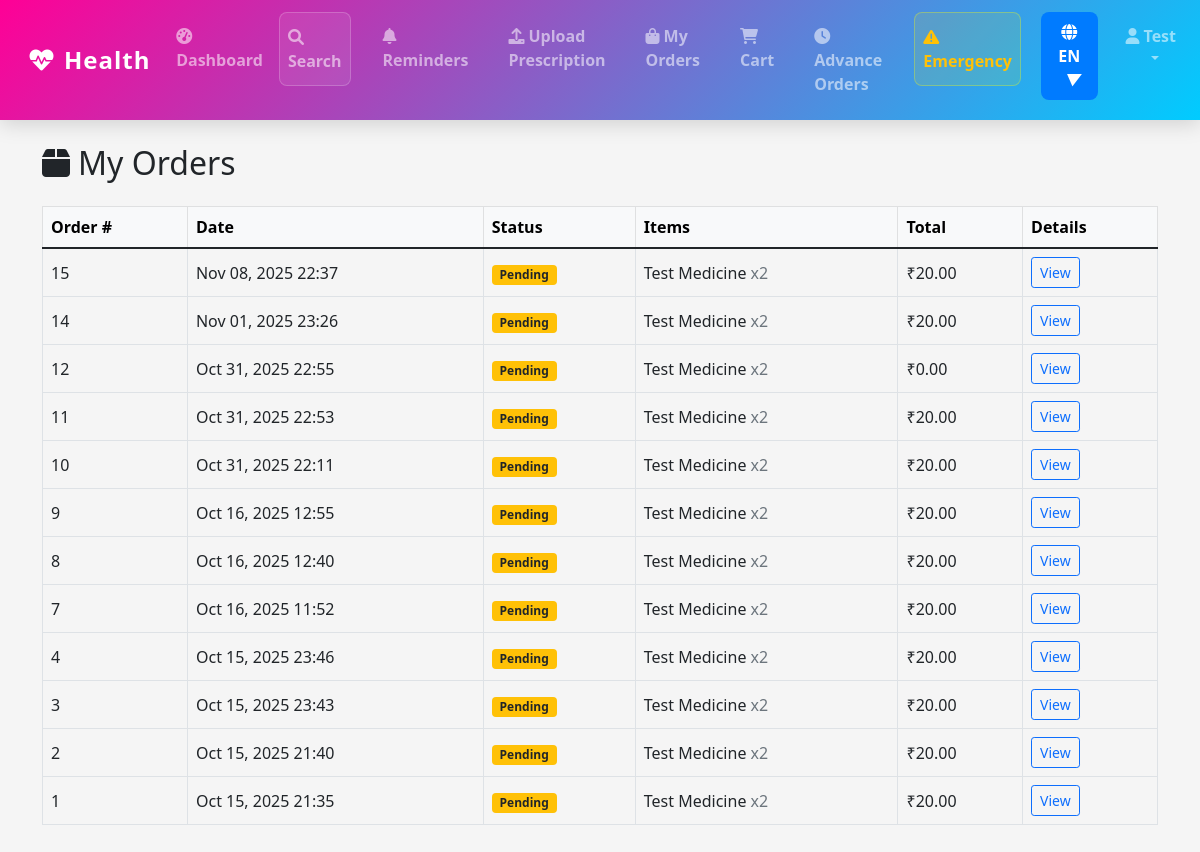
/en/orders/my-orders/ (signed in), run on the app's committed database.
### users/models.py (models this page shows, shortened)
class User(AbstractUser):
    LANGUAGE_CHOICES = [
        ('en', 'English'),
        ('hi', 'Hindi'),
        ('mr', 'Marathi'),
    ]
    phone_number = models.CharField(max_length=15, unique=True)
    preferred_language = models.CharField(max_length=2, choices=LANGUAGE_CHOICES, default='en')
    profile_picture = models.ImageField(upload_to='profile_pictures/', null=True, blank=True)
    is_pharmacist = models.BooleanField(default=False)
    pharmacy = models.ForeignKey('pharmacy.Pharmacy', on_delete=models.SET_NULL, null=True, blank=True, related_name='pharmacists')
    created_at = models.DateTimeField(auto_now_add=True)
    updated_at = models.DateTimeField(auto_now=True)

### orders/models.py (models this page shows, shortened)
class Order(models.Model):
    STATUS_CHOICES = [
        ('pending', _('Pending')),
        ('confirmed', _('Confirmed')),
        ('preparing', _('Preparing')),
        ('ready', _('Ready for Pickup')),
        ('out_for_delivery', _('Out for Delivery')),
        ('delivered', _('Delivered')),
        ('completed', _('Completed')),
        ('cancelled', _('Cancelled')),
    ]
    PAYMENT_METHODS = [
        ('cod', _('Cash on Delivery')),
        ('online', _('Online Payment')),
        ('card', _('Card Payment')),
    ]
    PAYMENT_STATUS_CHOICES = [
        ('pending', _('Pending')),
        ('paid', _('Paid')),
        ('failed', _('Failed')),
        ('refunded', _('Refunded')),
    ]
    DELIVERY_METHODS = [
        ('pickup', _('Store Pickup')),
        ('home_delivery', _('Home Delivery')),
    ]
    user = models.ForeignKey(User, on_delete=models.CASCADE)
    pharmacy = models.ForeignKey(Pharmacy, on_delete=models.CASCADE)
    prescription = models.ForeignKey(Prescription, on_delete=models.SET_NULL, null=True, blank=True)
    status = models.CharField(max_length=20, choices=STATUS_CHOICES, default='pending')
    payment_method = models.CharField(max_length=20, choices=PAYMENT_METHODS, default='cod')
    payment_status = models.CharField(max_length=20, choices=PAYMENT_STATUS_CHOICES, default='pending')
    delivery_method = models.CharField(max_length=20, choices=DELIVERY_METHODS, default='pickup')
    delivery_address = models.TextField(blank=True)
    delivery_email = models.EmailField(blank=True, help_text="Email for delivery notifications (optional)")
    delivery_charges = models.DecimalField(max_digits=10, decimal_places=2, default=0)
    subtotal = models.DecimalField(max_digits=10, decimal_places=2, default=0)
    total_amount = models.DecimalField(max_digits=10, decimal_places=2, default=0)
    notes = models.TextField(blank=True)
    is_advance_order = models.BooleanField(default=False, help_text="Whether this is an advance order")
    advance_order_type = models.CharField(max_length=20, choices=[('prescription', 'Prescription Order'), ('restock', 'Inventory Restock')], blank=True, null=True)
    verification_code = models.CharField(max_length=6, blank=True, null=True, help_text="Verification code for pharmacist")
    is_verified = models.BooleanField(default=False, help_text="Whether the order has been verified by pharmacist")
    created_at = models.DateTimeField(auto_now_add=True)
    updated_at = models.DateTimeField(auto_now=True)

class OrderItem(models.Model):
    order = models.ForeignKey(Order, on_delete=models.CASCADE, related_name='items')
    medicine = models.ForeignKey(Medicine, on_delete=models.CASCADE)
    quantity = models.IntegerField(default=1)
    price = models.DecimalField(max_digits=10, decimal_places=2)
    prescription_medicine = models.ForeignKey(PrescriptionMedicine, on_delete=models.SET_NULL, null=True, blank=True)

### medicines/models.py (models this page shows, shortened)
class Medicine(models.Model):
    MEDICINE_TYPES = [
        ('tablet', 'Tablet'),
        ('capsule', 'Capsule'),
        ('syrup', 'Syrup'),
        ('injection', 'Injection'),
        ('cream', 'Cream'),
        ('drops', 'Drops'),
    ]
    STOCK_STATUS = [
        ('in_stock', '🟢 In Stock'),
        ('out_of_stock', '🔴 Out of Stock'),
        ('expiring_soon', '⚠️ Expiring Soon'),
    ]
    pharmacy = models.ForeignKey(Pharmacy, on_delete=models.CASCADE)
    name = models.CharField(max_length=200)
    generic_name = models.CharField(max_length=200)
    brand = models.CharField(max_length=100)
    medicine_type = models.CharField(max_length=20, choices=MEDICINE_TYPES)
    strength = models.CharField(max_length=50)  # e.g., "500mg", "10ml"
    price = models.DecimalField(max_digits=10, decimal_places=2)
    quantity = models.IntegerField(default=0)
    expiry_date = models.DateField()
    batch_number = models.CharField(max_length=50)
    is_essential = models.BooleanField(default=False)
    is_prescription_required = models.BooleanField(default=True)
    created_at = models.DateTimeField(auto_now_add=True)
    updated_at = models.DateTimeField(auto_now=True)

### orders/views.py (the view)
# urls.py: path('my-orders/', views.my_orders, name='my_orders'),
@login_required
def my_orders(request):
    orders = Order.objects.filter(user=request.user).order_by('-created_at')
    return render(request, 'orders/my_orders.html', {'orders': orders})

### core/context_processors.py (called while the page is built)
def language_info(request):
    try:
        return {
            'LANGUAGE_CODE': translation.get_language(),
            'LANGUAGES': settings.LANGUAGES,
            'CURRENT_LANGUAGE': dict(settings.LANGUAGES).get(translation.get_language(), 'English'),
        }
    except Exception as e:
        print(f"Context processor error: {e}")
        return {
            'LANGUAGE_CODE': 'en',
            'LANGUAGES': settings.LANGUAGES,
            'CURRENT_LANGUAGE': 'English',
        }

### orders/models.py (called while the page is built)
    @property
    def item_count(self):
        return self.items.count()

### orders/services.py (called while the page is built)
    @staticmethod
    def get_or_create_cart(user):
        from .models import Cart
        cart, created = Cart.objects.get_or_create(user=user)
        return cart

### orders/templatetags/order_filters.py (called while the page is built)
@register.simple_tag
def get_cart_count(user):
    if user.is_authenticated:
        try:
            cart = CartService.get_or_create_cart(user)
            return cart.item_count
        except:
            return 0
    return 0

### templates/orders/my_orders.html (shortened to what this page needs)
{% extends 'base.html' %}
{% load static %}
{% block content %}
<div class="container py-4">
	<div class="row">
		<div class="col-12">
			<h2 class="mb-4"><i class="fas fa-box me-2"></i>My Orders</h2>
			{% if orders %}
			<div class="table-responsive">
				<table class="table table-bordered table-hover align-middle">
					<thead class="table-light">
						<tr>
							<th>Order #</th>
							<th>Date</th>
							<th>Status</th>
							<th>Items</th>
							<th>Total</th>
							<th>Details</th>
						</tr>
					</thead>
					<tbody>
						{% for order in orders %}
						<tr>
							<td>{{ order.id }}</td>
							<td>{{ order.created_at|date:"M d, Y H:i" }}</td>
							<td>
								<span class="badge
									{% if order.status == 'pending' %}bg-warning text-dark
									{% elif order.status == 'confirmed' %}bg-info text-white
									{% elif order.status == 'preparing' %}bg-primary text-white
									{% elif order.status == 'ready' %}bg-success text-white
									{% elif order.status == 'out_for_delivery' %}bg-info text-white
									{% elif order.status == 'delivered' %}bg-success text-white
									{% elif order.status == 'completed' %}bg-primary text-white
									{% else %}bg-secondary text-white{% endif %}">
									{{ order.get_status_display }}
								</span>
							</td>
							<td>
								<ul class="list-unstyled mb-0">
									{% for item in order.items.all %}
									<li>{{ item.medicine.name }} <span class="text-muted">x{{ item.quantity }}</span></li>
									{% endfor %}
								</ul>
							</td>
							<td>₹{{ order.total_amount }}</td>
							<td>
								{% if order.id %}
									<a href="{% url 'orders:order_detail' order.id %}" class="btn btn-sm btn-outline-primary">View</a>
								{% else %}
									<button class="btn btn-sm btn-outline-secondary" disabled>View</button>
								{% endif %}
							</td>
						</tr>
						{% endfor %}
					</tbody>
				</table>
			</div>
			{% endif %}
		</div>
	</div>
</div>
{% endblock %}

### templates/base.html (shortened to what this page needs)
{% load i18n %}
{% load static %}
<!DOCTYPE html>
<html lang="{{ LANGUAGE_CODE }}">
<head>
    <link href="https://cdn.jsdelivr.net/npm/bootstrap@5.1.3/dist/css/bootstrap.min.css" rel="stylesheet">
    <link href="https://cdnjs.cloudflare.com/ajax/libs/font-awesome/6.0.0/css/all.min.css" rel="stylesheet">
</head>
<body style="background:whitesmoke;">
    <nav class="navbar navbar-expand-lg navbar-dark sticky-top"
     style="background: linear-gradient(135deg, rgb(255, 0, 150), rgb(0, 204, 255));">
        <div class="container-fluid">
            <a class="navbar-brand fw-bold" href="{% url 'core:home' %}">
                <i class="fas fa-heartbeat me-2"></i>{% trans "HealthBridge 360" %}
            </a>
            <div class="collapse navbar-collapse" id="navbarNav">
                <ul class="navbar-nav ms-auto">
                    {% if user.is_authenticated %}
                        <li class="nav-item">
                            <a class="nav-link" href="{% url 'core:dashboard' %}">
                                <i class="fas fa-tachometer-alt me-1"></i>{% trans "Dashboard" %}
                            </a>
                        </li>
                        <li class="nav-item me-3">
                            <a class="nav-link" href="{% url 'core:search' %}">
                                <i class="fas fa-search me-1"></i>{% trans "Search" %}
                            </a>
                        </li>
                        {% if not user.is_pharmacist %}
                        <li class="nav-item me-3">
                            <a class="nav-link" href="{% url 'reminders:list' %}">
                                <i class="fas fa-bell me-1"></i>{% trans "Reminders" %}
                            </a>
                        </li>
                        <li class="nav-item me-3">
                            <a class="nav-link" href="{% url 'orders:upload_prescription' %}">
                                <i class="fas fa-upload me-1"></i>{% trans "Upload Prescription" %}
                            </a>
                        </li>
                        <li class="nav-item me-3">
                            <a class="nav-link" href="{% url 'orders:my_orders' %}">
                                <i class="fas fa-shopping-bag me-1"></i>{% trans "My Orders" %}
                            </a>
                        </li>
                        <li class="nav-item me-3">
                            <a class="nav-link position-relative" href="{% url 'orders:view_cart' %}">
                                <i class="fas fa-shopping-cart me-1"></i>{% trans "Cart" %}
                                {% if user.is_authenticated %}
                                    {% load order_filters %}
                                    {% get_cart_count user as cart_count %}
                                {% endif %}
                            </a>
                        </li>
                        <li class="nav-item me-3">
                            <a class="nav-link" href="{% url 'orders:advance_orders' %}">
                                <i class="fas fa-clock me-1"></i>{% trans "Advance Orders" %}
                            </a>
                        </li>
                        {% endif %}
                        <li class="nav-item me-3">
                            <a class="nav-link text-warning" href="{% url 'core:emergency' %}">
                                <i class="fas fa-exclamation-triangle me-1"></i>{% trans "Emergency" %}
                            </a>
                        </li>
                        <li class="nav-item me-3 language-nav-item" style="position: relative; z-index: 1060;">
                            {% include 'components/language_switcher.html' %}
                        </li>
                        <li class="nav-item dropdown">
                            <a class="nav-link dropdown-toggle" href="#" id="navbarDropdown" role="button" data-bs-toggle="dropdown">
                                <i class="fas fa-user me-1"></i>{{ user.first_name }}
                            </a>
                        </li>
                    {% endif %}
                </ul>
            </div>
        </div>
    </nav>
    <main class="container-fluid px-0">
        {% block content %}
        {% endblock %}
    </main>
    <script src="{% load static %}{% static 'js/main.js' %}"></script>
</body>
</html>

### templates/base.html (style rules this page uses)
nav.navbar { background: linear-gradient(135deg, rgb(255, 0, 150), rgb(0, 204, 255)); transition: all 0.4s cubic-bezier(0.25, 0.46, 0.45, 0.94); box-shadow: 0 4px 20px rgba(0,0,0,0.15); position: sticky; top: 0; z-index: 1030; padding: 12px 0; }
.navbar-brand { font-weight: 700; font-size: 1.5rem; letter-spacing: 1px; transition: all 0.4s cubic-bezier(0.25, 0.46, 0.45, 0.94); padding: 10px 16px; border-radius: 12px; position: relative; overflow: hidden; }
.navbar-brand::before { content: ''; position: absolute; top: 0; left: -100%; width: 100%; height: 100%; background: linear-gradient(90deg, transparent, rgba(255, 255, 255, 0.2), transparent); transition: left 0.5s ease; }
.navbar-brand i { transition: all 0.4s cubic-bezier(0.68, -0.55, 0.265, 1.55); display: inline-block; }
.navbar-nav .nav-link { font-weight: 600; font-size: 1rem; color: #f8f9fa; position: relative; transition: all 0.3s cubic-bezier(0.25, 0.46, 0.45, 0.94); padding: 12px 18px; margin: 0 4px; border-radius: 8px; overflow: hidden; }
.navbar-nav .nav-link::before { content: ''; position: absolute; top: 0; left: -100%; width: 100%; height: 100%; background: linear-gradient(90deg, transparent, rgba(255, 102, 204, 0.2), transparent); transition: left 0.4s ease; }
.navbar-nav .nav-link::after { content: ''; position: absolute; width: 0%; height: 3px; bottom: 0; left: 50%; background: linear-gradient(90deg, #ff66cc, #ff3366); transition: all 0.3s ease; transform: translateX(-50%); }
.navbar-nav .nav-link[href*="search"] { background: rgba(255, 255, 255, 0.08); border: 1px solid rgba(255, 255, 255, 0.2); position: relative; }
.navbar-nav .nav-link[href*="search"]::before { background: linear-gradient(45deg, rgba(255, 102, 204, 0.3), rgba(0, 204, 255, 0.3)); }
.navbar-nav .nav-link[href*="emergency"] { background: rgba(255, 255, 0, 0.1); border: 1px solid rgba(255, 255, 0, 0.3); animation: emergencyPulse 2s infinite; position: relative; }
.nav-item.dropdown, .nav-item.dropdown > a.nav-link.dropdown-toggle { pointer-events: auto !important; cursor: pointer !important; user-select: none; }
.nav-item.dropdown { position: relative !important; }
.language-nav-item { pointer-events: auto !important; }
nav.navbar { overflow: visible !important; }
.navbar-collapse { overflow: visible !important; }
html { scroll-behavior: smooth; }

### data on the page
User: first_name "Test"
Order: id "15", created_at "Nov 08, 2025 22:37", status "Pending", total_amount "20.00", shows "View"
OrderItem: medicine.name "Test Medicine", quantity "2"
Order: id "14", created_at "Nov 01, 2025 23:26", status "Pending", total_amount "20.00", shows "View"
OrderItem: medicine.name "Test Medicine", quantity "2"
Order: id "12", created_at "Oct 31, 2025 22:55", status "Pending", total_amount "0.00", shows "View"
OrderItem: medicine.name "Test Medicine", quantity "2"
Order: id "11", created_at "Oct 31, 2025 22:53", status "Pending", total_amount "20.00", shows "View"
OrderItem: medicine.name "Test Medicine", quantity "2"
Order: id "10", created_at "Oct 31, 2025 22:11", status "Pending", total_amount "20.00", shows "View"
OrderItem: medicine.name "Test Medicine", quantity "2"
Order: id "9", created_at "Oct 16, 2025 12:55", status "Pending", total_amount "20.00", shows "View"
OrderItem: medicine.name "Test Medicine", quantity "2"
Order: id "8", created_at "Oct 16, 2025 12:40", status "Pending", total_amount "20.00", shows "View"
OrderItem: medicine.name "Test Medicine", quantity "2"
Order: id "7", created_at "Oct 16, 2025 11:52", status "Pending", total_amount "20.00", shows "View"
OrderItem: medicine.name "Test Medicine", quantity "2"
Order: id "4", created_at "Oct 15, 2025 23:46", status "Pending", total_amount "20.00", shows "View"
OrderItem: medicine.name "Test Medicine", quantity "2"
Order: id "3", created_at "Oct 15, 2025 23:43", status "Pending", total_amount "20.00", shows "View"
OrderItem: medicine.name "Test Medicine", quantity "2"
Order: id "2", created_at "Oct 15, 2025 21:40", status "Pending", total_amount "20.00", shows "View"
OrderItem: medicine.name "Test Medicine", quantity "2"
Order: id "1", created_at "Oct 15, 2025 21:35", status "Pending", total_amount "20.00", shows "View"
OrderItem: medicine.name "Test Medicine", quantity "2"

### other printed values
{{ CURRENT_LANGUAGE|slice:":2"|upper }} "EN"
